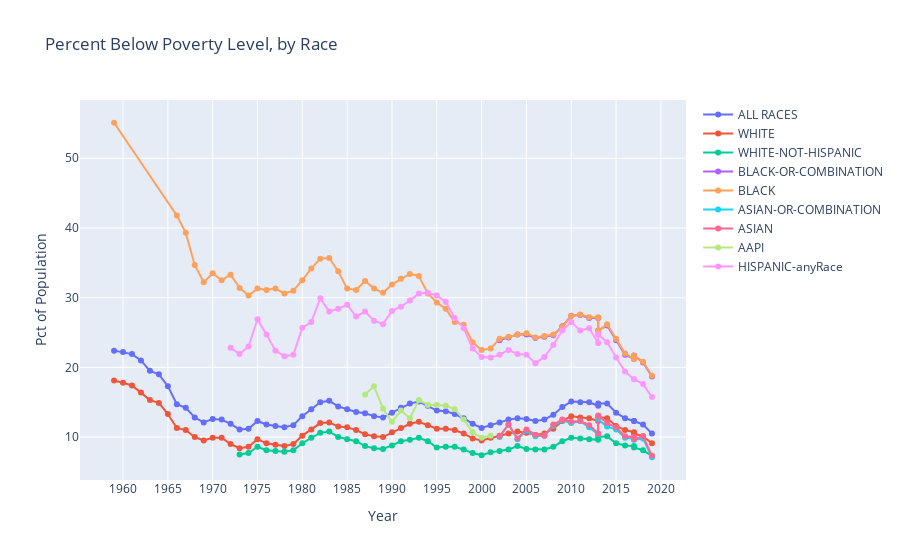

Source (notebook cell):
### Code cell
fig = go.Figure()

for race in poverty_by_race['Race'].unique():

    current_df = poverty_by_race[povert_by_race['Race'] == race]

    fig.add_trace(go.Line(x=current_df['Year'],
                          y=current_df['belowPovertyPercent'],
                          mode='lines+markers',
                          name=f'{race}'))

# Edit layout
fig.update_layout(title='Percent Below Poverty Level, by Race',
                  xaxis_title = 'Year',
                  yaxis_title = 'Pct of Population')

fig.update_yaxes(nticks=10)

fig.update_xaxes(nticks=30)

fig.show();
